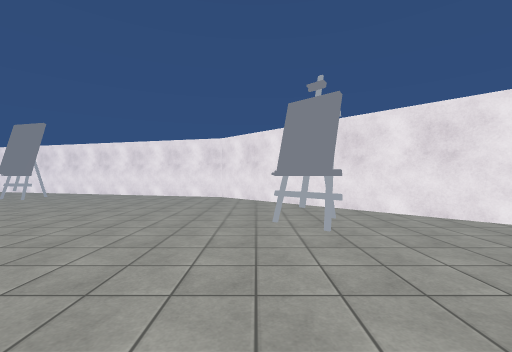
View 1 (above)

20 first-person views from a walk through a Unity game level. The camera is 1.4 m above the floor, looks level and sees 90° across. The floor is counted in squares, 2 m on a side. Each view is taken from the middle of a square. On the plan, view 1 faces up. The plan holds only what a view shows up to about 9 squares ahead; the rest is blank. The place goes on beyond the plan. Surface patterns are stand-ins for the level's own textures.

View 2
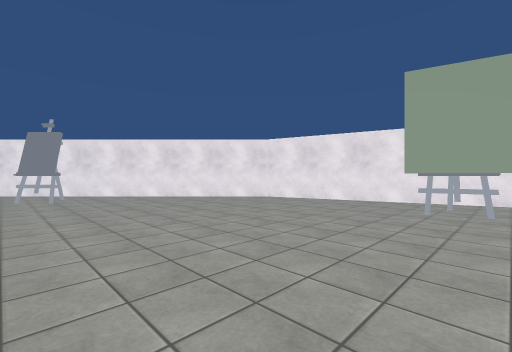

View 3
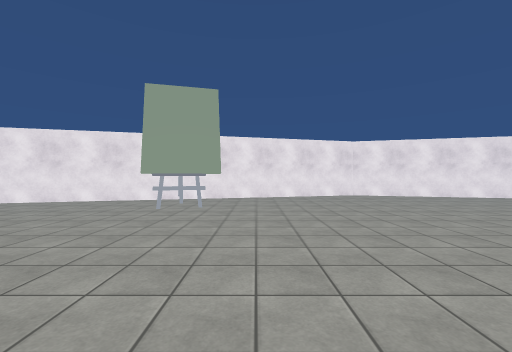

View 4
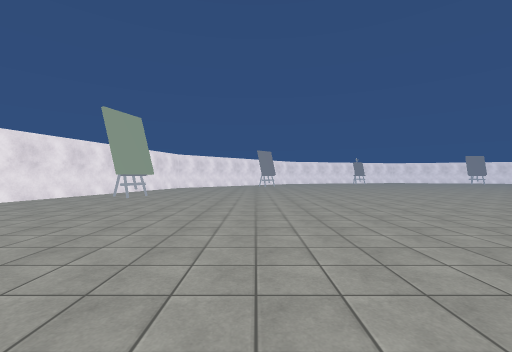

View 5
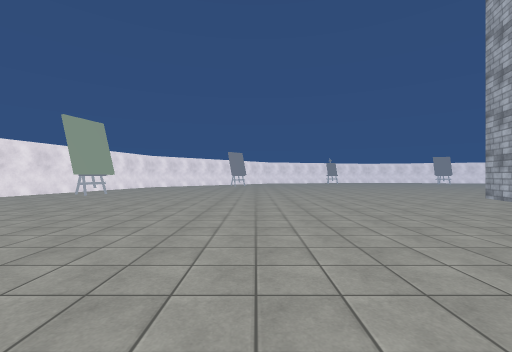

View 6
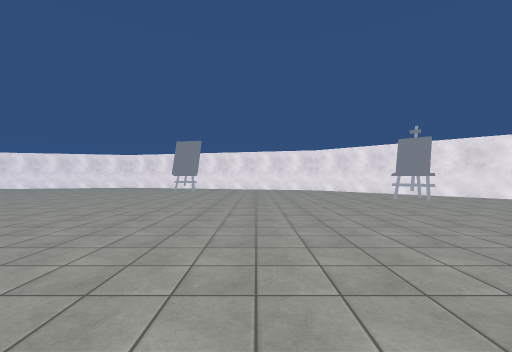

View 7
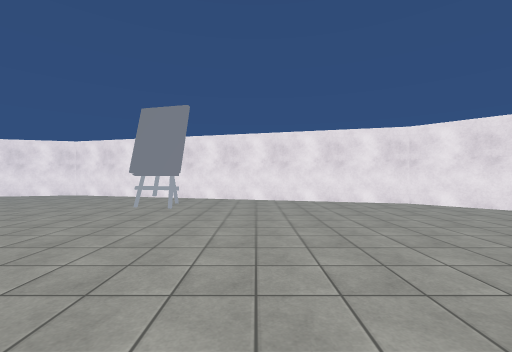

View 8
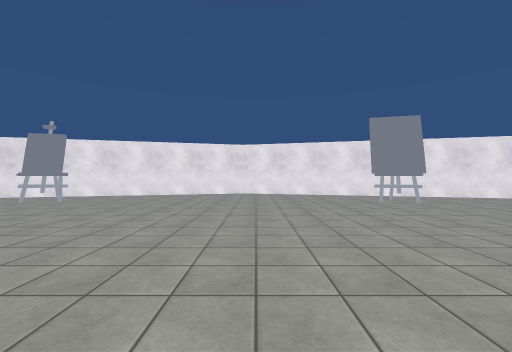

View 9
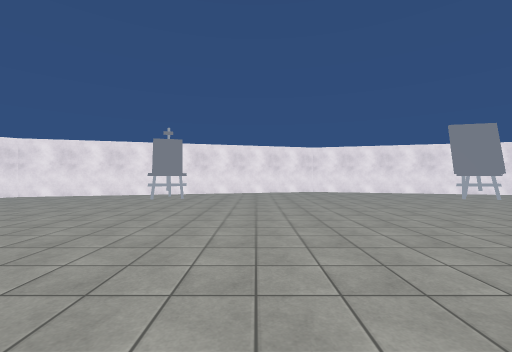

View 10
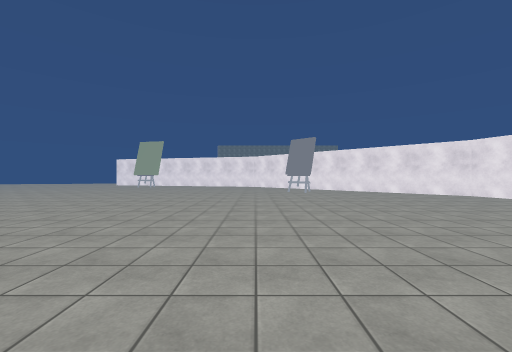

View 11
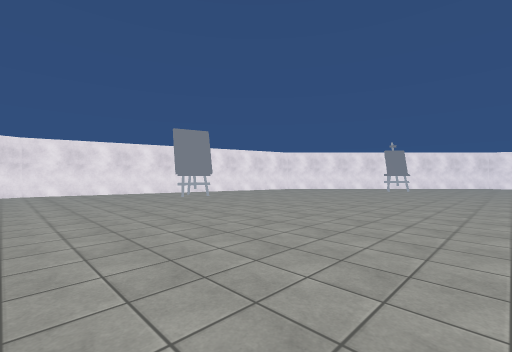

View 12
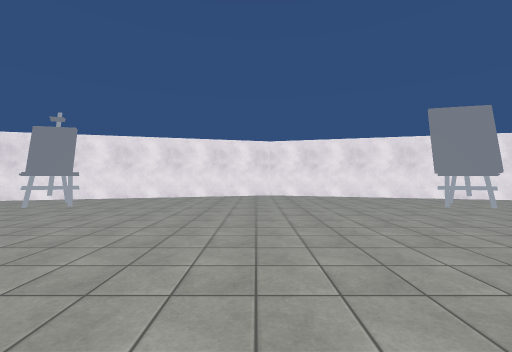

View 13
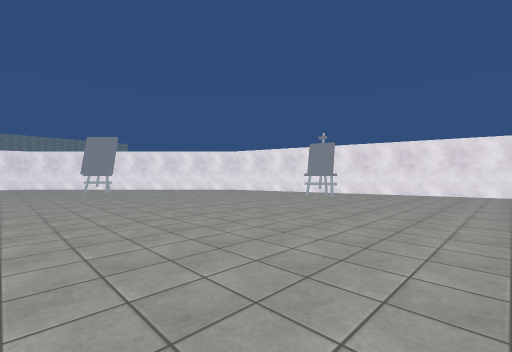

View 14
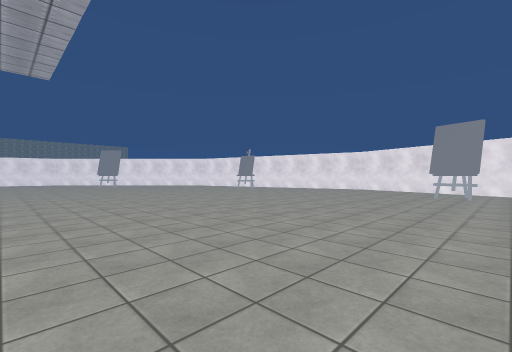

View 15
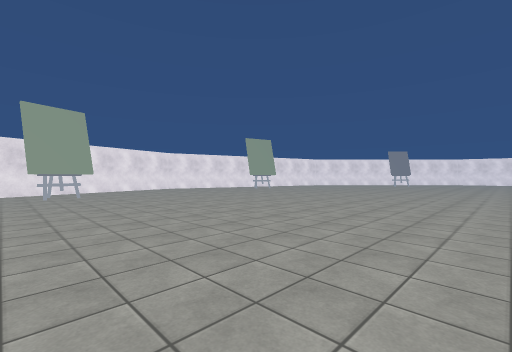

View 16
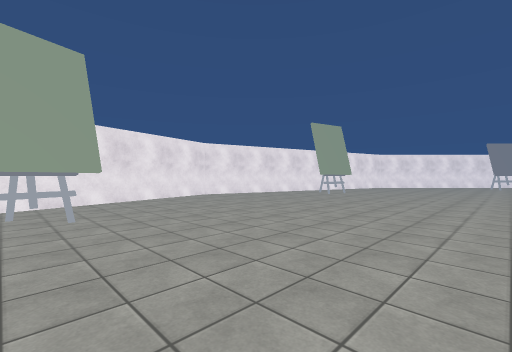

View 17
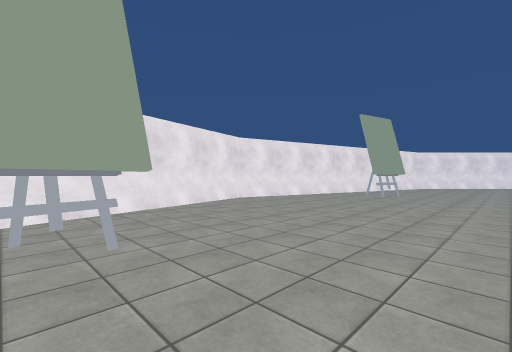

View 18
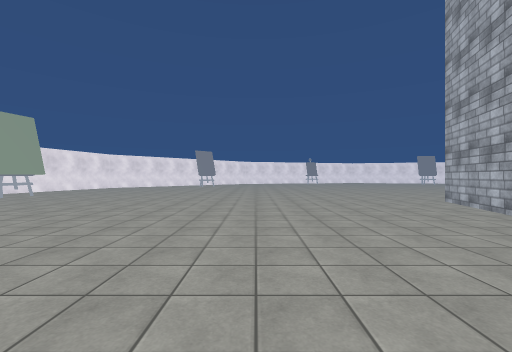

View 19
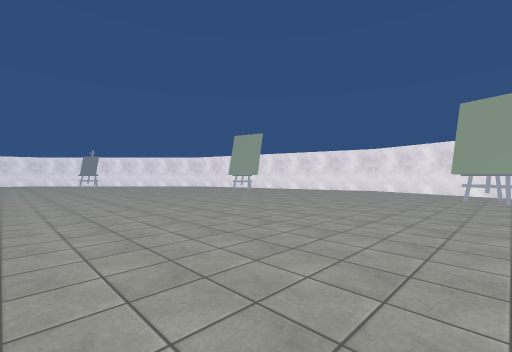

View 20
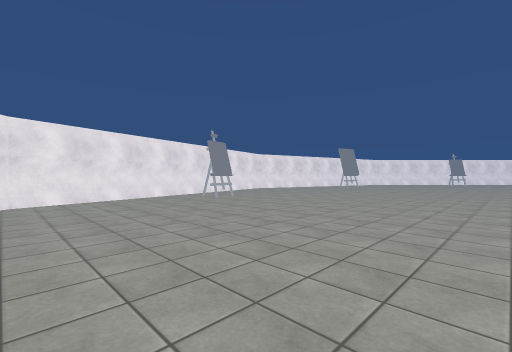

### Floor plan
Key: @ floor where view 1 was taken; # wall or solid block; . floor; O other object.
Columns run from 22 left of view 1 to 9 right of it. Each row starts with its distance up from view 1.
 11         ######
 10     #### .... ####
  9 #####............#####
  8 #....OO.......OO.....##
  7 ......................##
  6 .......................##
  5 ........................##
  4 .......................O.##
  3 ..........................##
  2 ...........................##
  1 ............................##
  0 ......................@......#
 -1 .............................#
 -2 .............................##
 -3 ......           .............#
 -4 .....             ..........O.#
 -5 ....              ..........O.#
 -6 ...               ............##
 -7 ..                .............#
 -8                  ..............#
 -9                 ...............#
-10                O...............#
-11                O...............#
-12               O................#
-13               ..............O.##
-14               ..............O.#

Positions as (right, up) in squares from view 1, and headings:
1: (0, 0), facing up
2: (0, -5), facing up-right
3: (0, -6), facing right
4: (2, -5), facing down
5: (0, -4), facing down
6: (-4, -4), facing up
7: (-5, 2), facing up
8: (-11, 1), facing up
9: (-14, 0), facing up
10: (-13, 1), facing left
11: (-12, 0), facing up-right
12: (-12, 2), facing up
13: (-12, 0), facing up-left
14: (-6, -2), facing up-left
15: (-4, -3), facing down-right
16: (1, -4), facing down-right
17: (3, -4), facing down-right
18: (-2, -5), facing down
19: (-3, -14), facing up-right
20: (-22, 1), facing up-right
